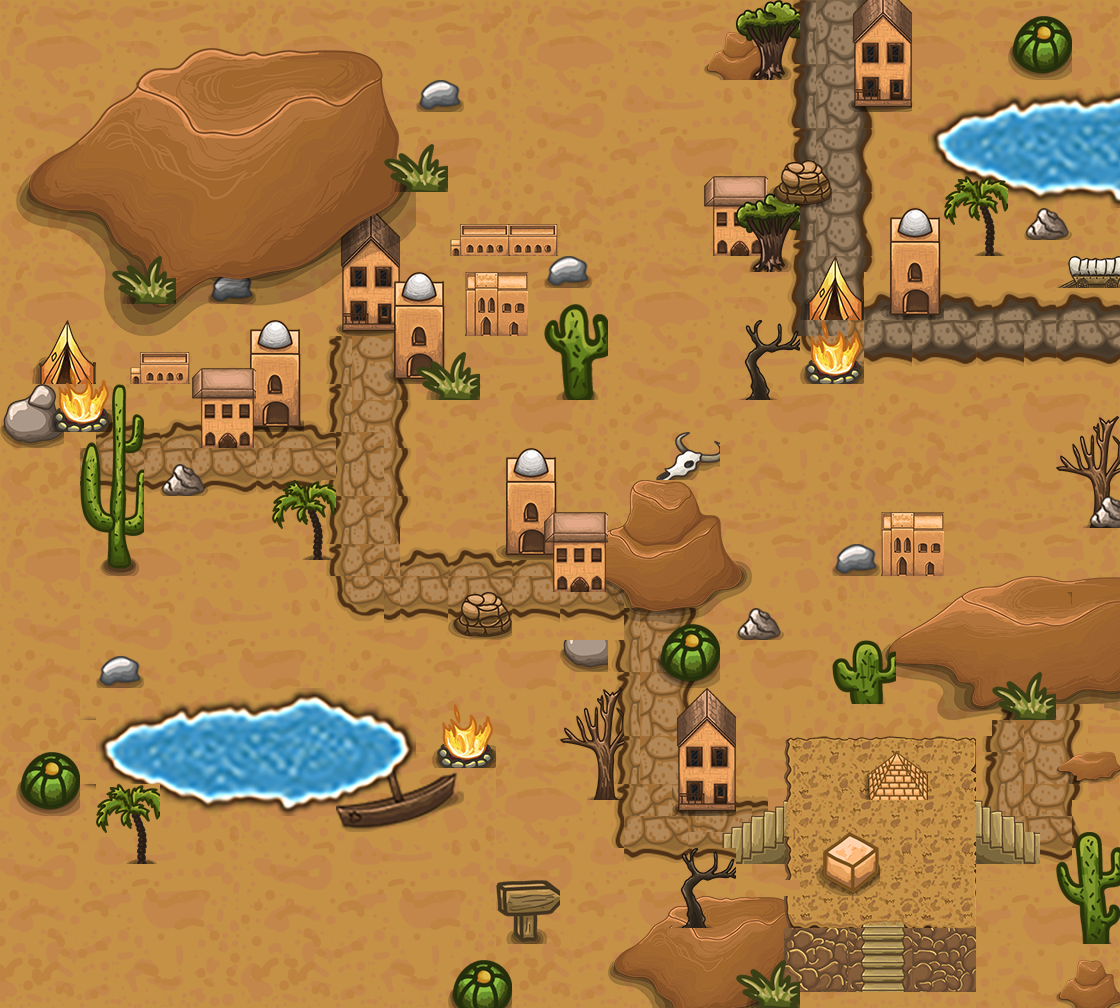

A level layout from a 2D game, rendered from its tile map. Below: a short description, then the map file with tile-grid data replaced by summaries:
An orthogonal 70x63 tile map with 16x16 px tiles, 1 tile layer (Tile Layer 1) and 16 objects (Boat, Fly).

<map version="1.10" tiledversion="1.11.0" orientation="orthogonal" renderorder="right-down" width="70" height="63" tilewidth="16" tileheight="16" infinite="0" nextlayerid="9" nextobjectid="23">
 <tileset firstgid="1" name="untitledsoil" tilewidth="16" tileheight="16" tilecount="4410" columns="70">
  <image source="untitledsoil.png" width="1120" height="1008" />
 </tileset>
 <layer id="1" name="Tile Layer 1" width="70" height="63">
  <data>[4410 cells, 4410 non-empty, 4410 distinct tile ids]</data>
 </layer>
 <objectgroup id="2" name="Objects">
  <object id="3" x="352" y="556" width="40" height="40">
   <properties>
    <property name="index" type="int" value="3" />
    <property name="indexmon" type="int" value="0" />
    <property name="npcFunction" value="questpro" />
    <property name="targetScene" value="BattleScene" />
    <property name="type" value="monster" />
   </properties>
  </object>
  <object id="4" x="924" y="836" width="21.3333" height="26.6667">
   <properties>
    <property name="index" type="int" value="10" />
    <property name="indexmon" type="int" value="1" />
    <property name="npcFunction" value="questpro" />
    <property name="targetScene" value="BattleScene" />
    <property name="type" value="monster" />
   </properties>
  </object>
  <object id="5" x="392" y="904">
   <properties>
    <property name="npcFunction" value="chat" />
    <property name="type" value="NPC" />
   </properties>
  </object>
  <object id="7" x="922.667" y="345.333">
   <properties>
    <property name="index" type="int" value="5" />
    <property name="npcFunction" value="quest" />
    <property name="type" value="NPC" />
   </properties>
  </object>
  <object id="8" x="1054.67" y="440">
   <properties>
    <property name="index" type="int" value="5" />
    <property name="npcFunction" value="questpro" />
    <property name="targetScene" value="QuizGame" />
    <property name="type" value="box" />
   </properties>
  </object>
 </objectgroup>
 <objectgroup id="8" name="Boxs" />
 <objectgroup id="7" name="Apple" />
 <objectgroup id="6" name="Boat">
  <object id="22" name="Boat" x="408.983" y="746.923" width="19.2011" height="26.8815" />
 </objectgroup>
 <objectgroup id="3" name="TransportPoint">
  <object id="21" name="Fly" x="63.3636" y="453.146" width="26.8815" height="26.8815" />
 </objectgroup>
 <objectgroup id="4" name="Collision">
  <object id="9" x="114.667" y="734.667" width="277.333" height="28" />
  <object id="10" x="161.333" y="720" width="193.333" height="12" />
  <object id="11" x="140" y="764" width="244" height="16" />
  <object id="12" x="188" y="780" width="153.333" height="14.6667" />
  <object id="13" x="285.333" y="708" width="52" height="10.6667" />
  <object id="14" x="958.667" y="126.667" width="160" height="32" />
  <object id="15" x="974.667" y="158.667" width="145.333" height="17.3333" />
  <object id="16" x="998.667" y="108" width="118.667" height="17.3333" />
  <object id="17" x="1025.33" y="177.333" width="92" height="5.33333" />
 </objectgroup>
 <objectgroup id="5" name="GoldOre" />
</map>
